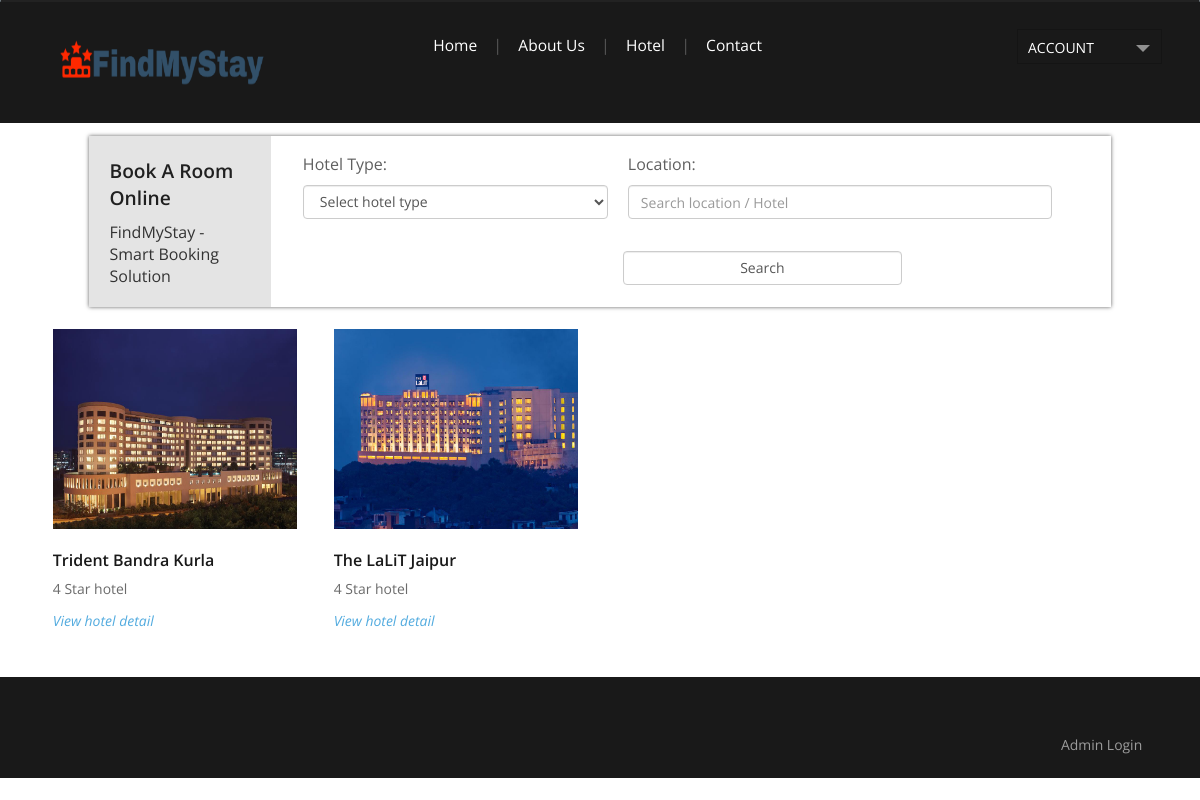
The app's page /hotel.php with its own data.
### tables this page shows
CREATE TABLE `hotel` (
  `hotel_id` int(10) NOT NULL,
  `location_id` int(10) NOT NULL,
  `hotel_name` varchar(100) NOT NULL,
  `hotel_type` varchar(20) NOT NULL COMMENT '1,2,3,4,5 star',
  `hotel_description` text NOT NULL,
  `hotel_address` text NOT NULL,
  `contactnumber` varchar(15) NOT NULL,
  `hotel_map` text NOT NULL,
  `hotel_pincode` varchar(10) NOT NULL,
  `hotel_policies` text NOT NULL,
  `status` varchar(10) NOT NULL
);

CREATE TABLE `hotel_image` (
  `hotel_imageid` int(11) NOT NULL,
  `hotel_id` int(10) NOT NULL,
  `room_typeid` int(10) NOT NULL,
  `hotel_image` varchar(100) NOT NULL,
  `image_description` text NOT NULL,
  `status` varchar(10) NOT NULL
);

### hotel.php (the view, shortened to what this page needs)
<?php
include("header.php");
?>
<div class="main_bg">
<div class="wrap">
	<div class="main">
<div class="col-md-12">
</div>
<div class="col-md-12">
	<div class="online_reservation">
	<div class="b_room">
		<div class="booking_room" >
			<h4>book a room online</h4>
			 <h5 class="title1"> FindMyStay - Smart Booking Solution </h5>
		</div>
<form method="get" action="hotel.php">
		<div class="reservation">
			<ul>
<li class="span1_of_1 left" style="width:305px;">
	<h5>Hotel Type:</h5>
	<div class="section_room">
		<select name="hotel_type" class="form-control" >
			<option value=''>Select hotel type</option>
		</select>
	</div>
</li>
<li class="span1_of_1" style="width:5px;">&nbsp;
</li>
<li class="span1_of_1 left" style="width:450px;">
	<h5>Location:</h5>
	<div class="section_room">
<input class="form-control" id="locationhotel" name="locationhotel" type="text" placeholder="Search location / Hotel" value="<?php echo $_GET[locationhotel]; ?>">
	</div>
</li>
<li class="span1_of_1" style="width:5px;">&nbsp;
</li>
<li class="span1_of_1 left" style="width:305px;">
	<h5>&nbsp;</h5>
	<div class="section_room">
<input type="submit" value="Search"   class="form-control"/>
	</div>
</li>
			</ul>
		</div>
</form>
			</div>
	</div>
</div>
<?php
$i=0;
	$sql = "SELECT * FROM hotel LEFT JOIN location ON location.location_id = hotel.location_id WHERE hotel.status='Active'";
	$qsql = mysqli_query($con,$sql);
	while($rs = mysqli_fetch_array($qsql))
	{
		$sqlimg= "SELECT * FROM hotel_image WHERE hotel_id='$rs[hotel_id]'";
		$qsqimg = mysqli_query($con,$sqlimg);
		$rsimg = mysqli_fetch_array($qsqimg);
		if(mysqli_num_rows($qsqimg) ==0)
		{
				$imgname= "images/noimage.png";
		}
		else
		{
			if(file_exists("imghotel/".$rsimg[hotel_image]))
			{
				$imgname= "imghotel/".$rsimg[hotel_image];
			}
			else
			{
				$imgname= "images/noimage.png";
			}
		}
	?>
		<?php
		if($i==0)
		{
		?>
		<ul class="service_list">
		<?php
		}
		?>
		<li>
			<div class="ser_img">
				<a href="hoteldetails.php?hotelid=<?php echo $rs[0]; ?>">
		<img src="<?php echo $imgname ; ?>" alt="<?php echo $rs[hotel_name]; ?>" style="height:200px;" />
				</a>
			</div>
			<a href="hoteldetails.php?hotelid=<?php echo $rs[0]; ?>"><h3><?php echo $rs[hotel_name]; ?></h3></a>
			<p class="para"><?php echo $rs[hotel_type]; ?> hotel</p>
			<h4><a  href="hoteldetails.php?hotelid=<?php echo $rs[0]; ?>">View hotel detail</a></h4>
		</li>
		<?php
		if($i==3)
		{
		?>
			<div class="clear"></div>
			</ul>
			<hr>
		<?php
			$i=0;
		}
		else
		{
			$i++;
		}
		?>
	<?php
	}
?>
	</div>
</div>
</div>
<?php
include("footer.php");
?>

### css/style.css (style rules this page uses)
html,body,div,span,applet,object,iframe,h1,h2,h3,h4,h5,h6,p,blockquote,pre,a,abbr,acronym,address,big,cite,code,del,dfn,em,img,ins,kbd,q,s,samp,small,strike,strong,sub,sup,tt,var,b,u,i,dl,dt,dd,ol,nav ul,nav li,fieldset,form,label,legend,caption,article,aside,canvas,details,embed,figure,figcaption,footer,header,hgroup,menu,nav,output,ruby,section,summary,time,mark,audio,video { margin:0;padding:0;border:0;font-size:100%;font:inherit;vertical-align:baseline; }
ol,ul { list-style:none;margin:0;padding:0; }
a { text-decoration:none; }
img { max-width:100%; }
body { font-family: 'Open Sans', sans-serif; background:#ffffff; font-size: 100%; }
.wrap { margin:0 auto; width:80%; -moz-transition:all .2s linear; -webkit-transition:all .2s linear; -o-transition:all .2s linear; -ms-transition:all .2s linear; }
.main_bg { margin-top: -5px; background: #ffffff; }
.online_reservation { position: relative; margin-top: -75px; z-index: 999; }
.b_room { margin: 2% 2%; display: inline-flex; box-shadow: 0px 0px 4px rgb(97, 97, 97); -webkit-box-shadow: 0px 0px 4px rgb(97, 97, 97); -moz-box-shadow: 0px 0px 4px rgb(97, 97, 97); -o-box-shadow: 0px 0px 4px rgb(97, 97, 97); }
.booking_room { padding: 2%; float: left; width: 22.33333%; background: #E4E4E4; }
.booking_room h4 { font-size: 1.5em; color: #202020; text-transform: capitalize; font-weight: 600; margin-bottom: 10px; }
.reservation { font-family: 'Open Sans', sans-serif; padding: 2%; float: left; background: #FFFFFF; }
.reservation ul li { float: left; }
.reservation ul li.left { margin-left: 15px; }
.reservation ul li.span1_of_1 { width: 21.33333%; }
.reservation h5 { font-size: 1em; color: #5F5F5F; text-transform: capitalize; margin-bottom: 10px; }
select { width: 100%; color: #858585; font-size: 0.8725em; padding: 7px; outline: none; margin: 5px 0; font-family: 'Open Sans', sans-serif; background: #ffffff; border: 1px solid #DFDFDF; box-shadow: inset 0 0 2px rgb(236, 236, 236); -webkit-box-shadow: inset 0 0 2px rgb(236, 236, 236); -moz-box-shadow: inset 0 0 2px rgb(236, 236, 236); -o-box-shadow: inset 0 0 2px rgb(236, 236, 236); }
select option { border: 1px solid #DFDFDF; outline: none; -webkit-transition: all 0.3s ease-in-out; -moz-transition: all 0.3s ease-in-out; -o-transition: all 0.3s ease-in-out; transition: all 0.3s ease-in-out; }
.main { padding: 4% 2%; }
p.para { font-size: 0.8725em; color: #6b6b6b; line-height: 1.8em; }
.service_list { display: block; }
.service_list li { float: left; width: 22.3333%; margin-left: 3.3333%; position: relative; }
.service_list li:first-child { margin-left: 0; }
.service_list li h3 { display: inline-block; margin: 15px 0 5px; text-transform: capitalize; font-size: 1em; color: #191919; font-weight: 600; -webkit-transition: all 0.3s ease-in-out; -moz-transition: all 0.3s ease-in-out; -o-transition: all 0.3s ease-in-out; transition: all 0.3s ease-in-out; }
.service_list li h4 a { display: block; margin-top: 10px; font-style: italic; line-height: 1.5em; font-size: 0.8725em; font-weight: 400; color: #52ABDF; -webkit-transition: all 0.3s ease-in-out; -moz-transition: all 0.3s ease-in-out; -o-transition: all 0.3s ease-in-out; transition: all 0.3s ease-in-out; }
.ser_img { position: relative; }
@media only screen and (max-width: 1366px) { .wrap { width:95%; } }
@media only screen and (max-width: 1280px) { .wrap { width:95%; } }
@media only screen and (max-width: 1280px) { .booking_room h4 { font-size: 1.2em; } }

### css/fwslider.css (style rules this page uses)
@media only screen and (max-width: 1366px) { .wrap { width:95%; } }

### records on screen
hotel: hotel_name.hotel_image (picture), hotel_name "Trident Bandra Kurla", hotel_type "4 Star"
hotel: hotel_image.hotel_image (picture), hotel_name "The LaLiT Jaipur", hotel_type "4 Star"
